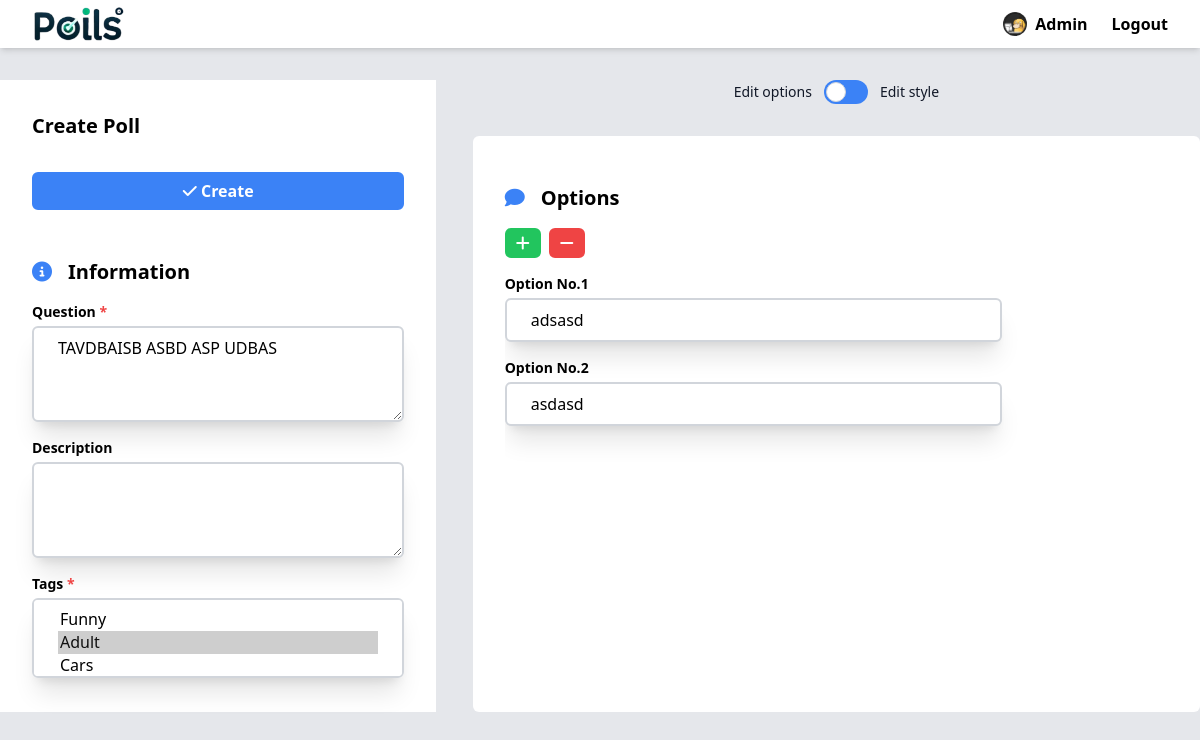
Screenshot of /edit-poll/4/ (signed in) with the database file from the repository.
### members/models.py (models this page shows)
class Profile(models.Model):
    user = models.OneToOneField(User, on_delete=models.CASCADE)
    image = models.ImageField(upload_to="profiles/", null=True, blank=True)
    bio = models.TextField(max_length=300, null=True, blank=True)

### base/models.py (models this page shows, shortened)
class Poll(models.Model):
    question = models.TextField()
    description = models.TextField(null=True, blank=True)
    made_by = models.ForeignKey(User, on_delete=models.SET_NULL, null=True)
    created = models.DateTimeField(auto_now_add=True)
    updated = models.DateTimeField(auto_now=True)
    styles = models.ManyToManyField(Style)
    tags = models.ManyToManyField(Tag)
    class Meta:
        ordering = ['-updated', '-created']

class Tag(models.Model):
    name = models.TextField()
    created = models.DateTimeField(auto_now_add=True)
    updated = models.DateTimeField(auto_now=True)

class Option(models.Model):
    poll = models.ForeignKey(Poll, on_delete=models.CASCADE)
    label = models.TextField()
    created = models.DateTimeField(auto_now_add=True)
    updated = models.DateTimeField(auto_now=True)

### base/views.py (the view)
# urls.py: path('edit-poll/<int:pk>/', views.edit_poll, name="edit-poll"),
@login_required(login_url='login')
def edit_poll(request, pk):
    poll = Poll.objects.get(id=pk)
    options = Option.objects.filter(poll=poll)
    styles = Style.objects.all()
    tags = Tag.objects.all()
    if request.user != poll.made_by:
        messages.error(request, "You are not allowed to edit this poll.")
        return redirect('home')
    context = {
        'action': "update-poll",
        'styles': styles,
        'action_id': pk,
        'poll': poll,
        'options': options,
        'tags': tags
    }
    return render(request, 'base/poll_form.html', context)

### base/templates/base/poll_form.html (shortened to what this page needs)
{% extends 'main.html' %}
{% block content %}
    <form action="{% if action_id %}{% url action action_id %}{% else %}{% url action %}{% endif %}" method="POST">
        <div class="mt-8 grid grid-cols-[12fr_1fr_20fr]">
            <div class="p-8 bg-white">
                <p class="text-xl font-bold">Create Poll</p>
                <button type="submit" class="block mt-8 mb-12 w-full m-auto px-2 py-1 border-[3px] border-blue-500 hover:bg-white hover:text-blue-500 text-white bg-blue-500 rounded-md ease-in duration-100 font-bold">
                    <i class="fa-solid fa-check"></i> Create
                </button>
                <div class="mt-4 flex gap-x-4 justify-items-center items-center">
                    <i class="text-blue-500 text-xl fa-solid fa-circle-info"></i>
                    <p class="text-xl font-bold">Information</p>
                </div>
                <div class="mt-4 grid grid-cols-1">
                    <label for="question" class="font-semibold text-sm mb-1">
                        Question <span class="text-red-500 font-bold">*</span>
                    </label>
                    <textarea required id="question" name="question" class="py-2 min-h-24 w-full px-6 border-2 border-gray-300 rounded-md shadow-xl overflow-hidden placeholder:font-bold focus:ring-blue-500 focus:border-blue-400 focus:shadow-blue-100 focus-visible:ring-0 focus-visible:outline-0">{% if poll %}{{ poll.question.lstrip }}{% endif %}</textarea>
                </div>
                <div class="mt-4 grid grid-cols-1">
                    <label for="description" class="font-semibold text-sm mb-1">
                        Description
                    </label>
                    <textarea id="description" name="description" class="py-2 min-h-24 w-full px-6 border-2 border-gray-300 rounded-md shadow-xl overflow-hidden placeholder:font-bold focus:ring-blue-500 focus:border-blue-400 focus:shadow-blue-100 focus-visible:ring-0 focus-visible:outline-0">{% if poll %}{{ poll.description.lstrip }}{% endif %}</textarea>
                </div>
                <div class="mt-4 grid grid-cols-1">
                    <label for="tags" class="font-semibold text-sm mb-1">
                        Tags <span class="text-red-500 font-bold">*</span>
                    </label>
                    <select multiple name="tags" id="countries_multiple" class="py-2 h-20 w-full px-6 border-2 border-gray-300 rounded-md shadow-xl">
                        {% for tag in tags %}
                            <option {% if tag in poll.tags.all %} selected {% endif %} value="{{ tag.id }}">{{ tag.name }}</option>
                        {% endfor %}
                    </select>
                </div>
            </div>
            <div></div>
            <div>
                <div class="flex justify-center">
                    <label class="inline-flex justify-center items-center cursor-pointer">
                        <span class="me-3 text-sm font-medium text-gray-900 dark:text-gray-300">Edit options</span>
                        <div class="relative w-11 h-6 bg-blue-500 rounded-full peer peer-focus:ring-4 peer-focus:ring-blue-300 dark:peer-focus:ring-blue-800 dark:bg-gray-700 peer-checked:after:translate-x-full rtl:peer-checked:after:-translate-x-full peer-checked:after:border-white after:content-[''] after:absolute after:top-0.5 after:start-[2px] after:bg-white after:border-gray-300 after:border after:rounded-full after:h-5 after:w-5 after:transition-all dark:border-gray-600 peer-checked:bg-blue-500"></div>
                        <span class="ms-3 text-sm font-medium text-gray-900 dark:text-gray-300">Edit style</span>
                    </label>
                </div>
                <div id="optionsContent" class="p-8 mt-8 h-[576px] bg-white rounded-md">
                    <div class="mt-4 flex gap-x-4 justify-items-center items-center">
                        <i class="text-blue-500 text-xl fa-solid fa-comment"></i>
                        <p class="text-xl font-bold">Options</p>
                    </div>
                    <div class="flex gap-2">
                        <button id="addOption" type="button" class="mt-4 px-2 border-[3px] border-green-500 hover:bg-white hover:text-green-500 text-white bg-green-500 rounded-md ease-in duration-100 font-bold"><i class="fa-solid fa-plus"></i></button>
                        <button id="removeOption" type="button" class="mt-4 px-2 border-[3px] border-red-500 hover:bg-white hover:text-red-500 text-white bg-red-500 rounded-md ease-in duration-100 font-bold"><i class="fa-solid fa-minus"></i></button>
                    </div>
                    <div id="optionsContainer" class="h-[27rem] overflow-auto">
                        {% if poll %}
                            {% for option in options %}
                                <div class="mt-4 grid grid-cols-1">
                                    <label for="option{{ forloop.counter0|add:"1" }}" class="font-semibold text-sm mb-1">
                                        Option No.{{ forloop.counter0|add:"1" }}
                                    </label>
                                    <input id="option{{ forloop.counter0|add:"1" }}" name="options[]" value="{{ option.label }}" class="py-2 w-3/4 px-6 border-2 border-gray-300 rounded-md shadow-xl overflow-hidden placeholder:font-bold focus:ring-blue-500 focus:border-blue-400 focus:shadow-blue-100 focus-visible:ring-0 focus-visible:outline-0"/>
                                </div>
                            {% endfor %}
                        {% endif %}
                    </div>
                </div>
            </div>
        </div>
    </form>
{% endblock %}

### templates/navbar.html
<div class="flex justify-between items-center px-8 h-12 shadow-md bg-white">
    <a href="/" class="font-bold">
       <img class="h-10" src="/media/logo-name.png">
    </a>
    <div class="flex gap-6">
        {% if request.user.is_authenticated %}
            <div class="flex font-bold gap-2">
                {% if user.profile.image %}
                    <img class="rounded-full w-6 h-6" src="{{ user.profile.image.url }}" />
                {% else %}
                    <i class="text-2xl self-center fa-regular fa-circle-user"></i>
                {% endif %}
                <a href="{% url 'members.profile' %}">{{ request.user|capfirst }}</a>
            </div>
            <a href="{% url 'logout' %}" class="font-bold">
                Logout
            </a>
        {% else %}
            <a href="{% url 'login' %}" class="font-bold">
                Login
            </a>
        {% endif %}
    </div>
</div>

### rows the page displays
Poll: question "TAVDBAISB ASBD ASP UDBAS", tags "Funny / Adult ☑ / Cars"
Option: label "adsasd"
Option: label "asdasd"

### other values shown
{{ request.user|capfirst }} "Admin"
